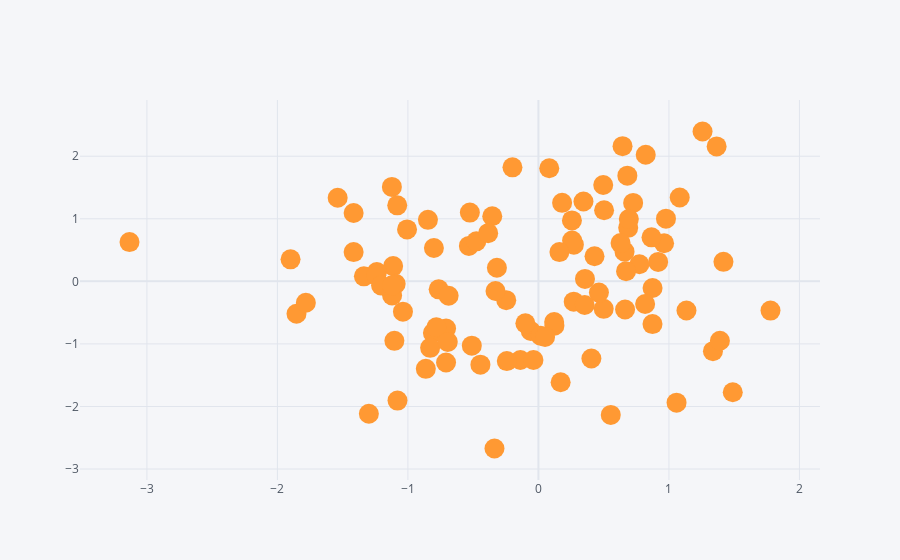

The notebook cell saved with this chart:
### Code cell
df.iplot(kind='scatter', x='A',y='B',mode='markers',size=20)
